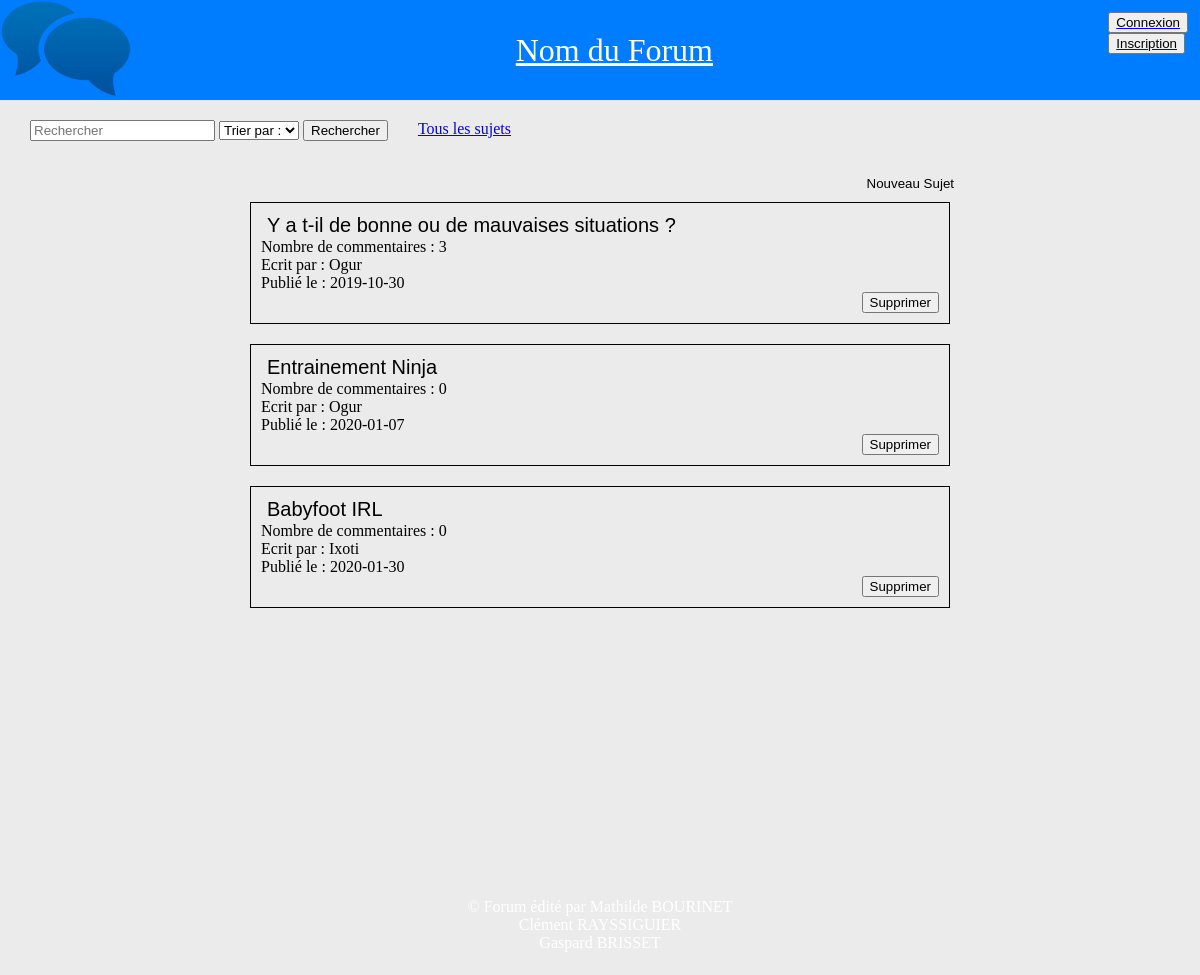
Screenshot of /Developpement/index.php with the database file from the repository.
### tables this page shows
CREATE TABLE IF NOT EXISTS Sujet
(
idSujet INT AUTO_INCREMENT,
nomSujet VARCHAR(64),
contenuSujet LONGTEXT,
canRespond TINYINT,
dateSujet DATE,
idUtilisateur INT,
PRIMARY KEY(idSujet)
);

CREATE TABLE IF NOT EXISTS Utilisateur
(
idUtilisateur INT AUTO_INCREMENT,
pseudo VARCHAR(64),
password VARCHAR(64),
dateNaissance DATE,
cheminPhoto VARCHAR (64),
sexe VARCHAR(64),
mail VARCHAR(64),
ban TINYINT,
isAdmin TINYINT,
dateInscription DATE,
PRIMARY KEY (idUtilisateur)
);

### Developpement/dataManager/SujetManager.php (called while the page is built, shortened)
<?php
class SujetManager
{
    public static function findSujet($idSujet)
    {
        $login = DatabaseLinker::getConnexion();
        $subject = new Sujet();
        $state = $login->prepare("SELECT * FROM Sujet WHERE idSujet = ?");
        $state->bindParam(1, $idSujet);
        $state->execute();
        $resultat = $state->fetchAll();
        foreach ($resultat as $lineResultat)
        {
            $subject->setIdSujet($lineResultat["idSujet"]);
            $subject->setNomSujet($lineResultat["nomSujet"]);
            $subject->setContenuSujet($lineResultat["contenuSujet"]);
            $subject->setCanRespond($lineResultat["canRespond"]);
            $subject->setDateSujet($lineResultat["dateSujet"]);
            $subject->setIdUtilisateur($lineResultat["idUtilisateur"]);
        }
        return $subject;
    }
    public static function findAllSujet()
    {
        $login = dataBaseLinker::getConnexion();
        $tabSujet = [];
        $state = $login->prepare("SELECT * FROM Sujet ORDER BY dateSujet");
        $state->execute();
        $resultatsSujet=$state->fetchAll();
        foreach ($resultatsSujet as $lineResultat)
        {
            $subject = SujetManager::findSujet ($lineResultat["idSujet"]);
            $tabSujet[]=$subject;
        }
        return $tabSujet;
    }
    public static function countComs($idSujet)
    {
        $login = DatabaseLinker::getConnexion();
        $state = $login->prepare("SELECT COUNT(idCommentaire) AS nbCom FROM Commentaire INNER JOIN Sujet on Commentaire.idSujet = Sujet.idSujet WHERE Commentaire.idSujet = ?");
        $state->bindParam(1, $idSujet);
        $state->execute();
        $resultats = $state->fetchAll();
        foreach($resultats as $lineResultat)
        {
            $nbCommentaires = $lineResultat['nbCom'];
        }
        return $nbCommentaires;
    }
}

### Developpement/data/Sujet.php (called while the page is built, shortened)
<?php
class Sujet
{
    private $nomSujet;
    private $dateSujet;
    private $idUtilisateur;
    function getNomSujet() {
        return $this->nomSujet;
    }
    function getDateSujet() {
        return $this->dateSujet;
    }
    function getIdUtilisateur() {
        return $this->idUtilisateur;
    }
    function setNomSujet($nomSujet) {
        $this->nomSujet = $nomSujet;
    }
    function setDateSujet($dateSujet) {
        $this->dateSujet = $dateSujet;
    }
    function setIdUtilisateur($idUtilisateur) {
        $this->idUtilisateur = $idUtilisateur;
    }
}

### Developpement/dataManager/UsersManager.php (called while the page is built, shortened)
<?php
class UsersManager
{
    public static function findUser($idUser)
    {
        $login = DatabaseLinker::getConnexion();
        $user = new User();
        $state = $login->prepare("SELECT * FROM Utilisateur WHERE idUtilisateur = ?");
        $state->bindParam(1, $idUser);
        $state-> execute();
        $resultat = $state -> fetchAll();
        foreach ($resultat as $lineResultat)
        {
            $user->setIdUtilisateur($lineResultat["idUtilisateur"]);
            $user->setPseudo($lineResultat["pseudo"]);
            $user->setMotDePasse($lineResultat["password"]);
            $user->setDateNaissance($lineResultat["dateNaissance"]);
            $user->setCheminPhoto($lineResultat["cheminPhoto"]);
            $user->setSexe($lineResultat["sexe"]);
            $user->setMail($lineResultat["mail"]);
            $user->setBan($lineResultat["ban"]);
        }
        return $user;
    }
    public static function findAllUsers()
    {
        $login = dataBaseLinker::getConnexion();
        $state = $login->prepare("SELECT * FROM Utilisateur");
        $tabUser = [];
        $state->execute();
        $resultats=$state->fetchAll();
        foreach($resultats as $lineResultat)
        {
            $users = UsersManager::findUser($lineResultat["idUtilisateur"]);
            $tabUser[] = $users;
        }
        return $tabUser;
    }
}

### Developpement/data/User.php (called while the page is built, shortened)
<?php
class User
{
    private $idUtilisateur;
    private $pseudo;
    function getIdUtilisateur() {
    return $this->idUtilisateur;
    }
    function getPseudo() {
        return $this->pseudo;
    }
    function setIdUtilisateur($idUtilisateur) {
        $this->idUtilisateur = $idUtilisateur;
    }
    function setPseudo($pseudo) {
        $this->pseudo = $pseudo;
    }
}

### Developpement/index.php (the view, shortened to what this page needs)
<?php
include_once "include/header.php";
?>
<form class="new" method="POST" action="NewSujet.php">
    <input class="link" type="submit" value="Nouveau Sujet"/>
</form>
<?php
    foreach ($sujets as $sujet)
    {
        echo '<div class="border">';
        ?>
        <form method='GET' action='PageSujet.php'>
            <input type="submit" name="idSujetSubmit" class="NomSujet link" value="<?php echo $sujet->getNomSujet() ?>" />
        </form>
        <?php
            echo "<div><h>Nombre de commentaires : ".SujetManager::countComs($sujet->getIdSujet())."</h></div>";
        foreach ($users as $user)
        {
            if ($user->getIdUtilisateur() == $sujet->getIdUtilisateur())
            {
                echo "<h>Ecrit par : ".$user->getPseudo()."</h>";
            }
        }
        echo "<div class='Date'> <h>Publié le : </h>".$sujet->getDateSujet()."</div>";
        ?>
        <form class="new" method="POST" action="SupprSujet.php">
            <input type="submit" value="Supprimer" />
        </form>
<?php
        echo '</div>';
    }
?>
<?php
include_once "include/footer.php";
?>

### Developpement/include/header.php (shortened to what this page needs)
<?php
    include_once ("dataManager/UsersManager.php");
    include_once ("dataManager/SujetManager.php");
    include_once ("data/Sujet.php");
    include_once ("data/User.php");
    $sujets = SujetManager::findAllSujet();
    $users = UsersManager::findAllUsers();
?>
<!DOCTYPE html>
<html lang="fr">
    <head>
        <link rel="stylesheet" type="text/css" href="css/header.css" media="all"/>
        <link rel="stylesheet" type="text/css" href="css/index.css" media="all"/>
        <link rel="stylesheet" type="text/css" href="css/Organisation.css" media="all"/>
    </head>
    <body>
        <header>
            <img src="image/logo.png" class="logo"></a>
            <a href="index.php"><p class="nomForum"> Nom du Forum </p></a>
            <div class="boutonPosition">
                <a href="Connexion.php"><input type="button" value="Connexion" class="bouton"/></a>
                <a href="inscription.php"><input type="button" value="Inscription" class="bouton"/></a>
            </div>
        </header>
        <div class="Recherche">
            <form method="POST" action="Search.php" class="RechercheCenter">
                <input type="text" name="Recherche" placeholder="Rechercher" required/>
                <SELECT name="TypeRecherche" size="1">
                    <option> Trier par : </option>
                </SELECT>
            <input type="submit" value="Rechercher">
            </form>
            <a href="AllSujets.php" class="RechercheCenter"/> Tous les sujets </a>
        </div>
        <div class="Orga">
            <div class="block">

### Developpement/include/footer.php (shortened to what this page needs)
<link rel="stylesheet" type="text/css" href="css/footer.css" media="all"/>
            </div>
        </div>
<footer>
           <div class="prenoms">
               <h>©  Forum édité par Mathilde BOURINET </h>
               <h> Clément RAYSSIGUIER </h>
               <h> Gaspard BRISSET </h>
           </div>
</footer>
    </body>
</html>

### Developpement/css/header.css (style rules this page uses)
header { display: flex; flex-direction: row; justify-content: space-between; height: 100px; background-image : url(https://png.pngtree.com/thumb_back/fw800/back_our/20190622/ourmid/pngtree-simple-technology-forum-general-background-material-image_208058.jpg) ; background-color: #007cff; flex-wrap: wrap; }
.nomForum { display: flex; justify-content: space-around; font-size: 200%; text-decoration:underline; color : white; }
.logo { height: 100%; }
.boutonPosition { margin: 1%; }
.bouton { display: flex; flex-direction: row; text-align: center; }
.Recherche { display:flex; height: 75px; }
.RechercheCenter { margin-bottom: 20px; margin-top:20px; margin-left:30px; }

### Developpement/css/index.css (style rules this page uses)
body { margin: 0px; background-color: #ebebeb; min-height: 300px; }
.border { border-top-width: 1px; border-top-style: solid; border-right-width: 1px; border-right-style: solid; border-left-width: 1px; border-left-style: solid; border-bottom-width: 1px; border-bottom-style: solid; padding: 10px; margin: 10px; }
.NomSujet { font-size: 20px; }
.link { border: none; background-color: transparent; }
.new { display: flex; justify-content: end; }

### Developpement/css/Organisation.css (style rules this page uses)
.block { display: flex; flex-direction: column; width: 60%; min-height:700px; flex-wrap: wrap; }
.Orga { display: flex; align-items: center; flex-direction: row; justify-content: center; }

### Developpement/css/footer.css (style rules this page uses)
footer { display: flex; bottom:0; width:100%; text-align: center; color: #FFF; background-image : url(https://png.pngtree.com/thumb_back/fw800/back_our/20190622/ourmid/pngtree-simple-technology-forum-general-background-material-image_208058.jpg) ; height: 100px; align-items: center; flex-direction: column; justify-content: center; }

### rows the page displays
sujet: idSujetSubmit "Y a t-il de bonne ou de mauvaises situations ?", IdSujet "3", dateSujet "2019-10-30"
utilisateur: pseudo "Ogur"
sujet: idSujetSubmit "Entrainement Ninja", IdSujet "0", dateSujet "2020-01-07"
sujet: idSujetSubmit "Babyfoot IRL", IdSujet "0", dateSujet "2020-01-30"
utilisateur: pseudo "Ixoti"
